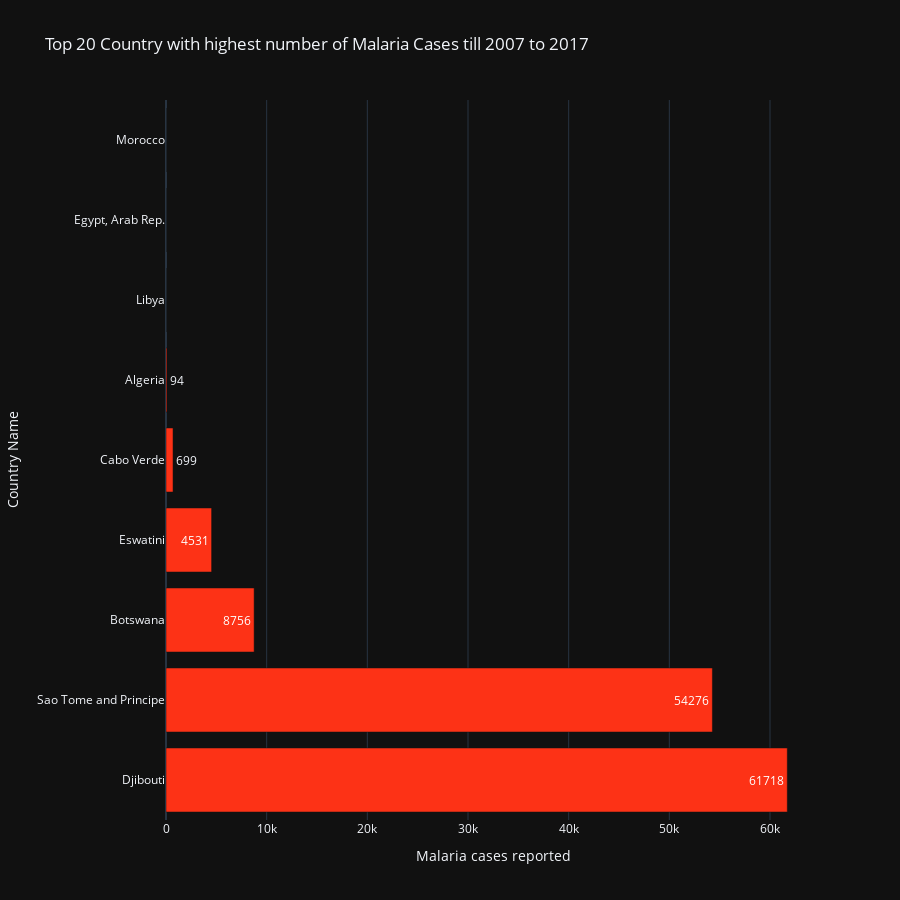

Source (notebook cell):
### Code cell
# Lowest 10 country with highest number of Malaria Cases from 2007 - 2017


fig = px.bar(cases_sorted[-9:], x="Malaria cases reported", y ="Country Name", text="Malaria cases reported",
             title="Top 20 Country with highest number of Malaria Cases till 2007 to 2017",
             color_discrete_sequence= px.colors.qualitative.Light24,height=900,orientation="h")#
fig.show()

### Figure 1 — Plotly figure (JSON) as saved in the notebook; plotly's stock layout.template omitted (floating-point values rounded to 4 significant figures)
{"data": [{"alignmentgroup": "True", "hovertemplate": "Malaria cases reported=%{text}<br>Country Name=%{y}<extra></extra>", "legendgroup": "", "marker": {"color": "#FD3216"}, "name": "", "offsetgroup": "", "orientation": "h", "showlegend": false, "text": [61718, 54276, 8756, 4531, 699, 94, 0, 0, 0], "textposition": "auto", "type": "bar", "x": [61718, 54276, 8756, 4531, 699, 94, 0, 0, 0], "xaxis": "x", "y": ["Djibouti", "Sao Tome and Principe", "Botswana", "Eswatini", "Cabo Verde", "Algeria", "Libya", "Egypt, Arab Rep.", "Morocco"], "yaxis": "y"}], "layout": {"barmode": "relative", "height": 900, "legend": {"tracegroupgap": 0}, "title": {"text": "Top 20 Country with highest number of Malaria Cases till 2007 to 2017"}, "xaxis": {"anchor": "y", "domain": [0, 1], "title": {"text": "Malaria cases reported"}}, "yaxis": {"anchor": "x", "domain": [0, 1], "title": {"text": "Country Name"}}}}
